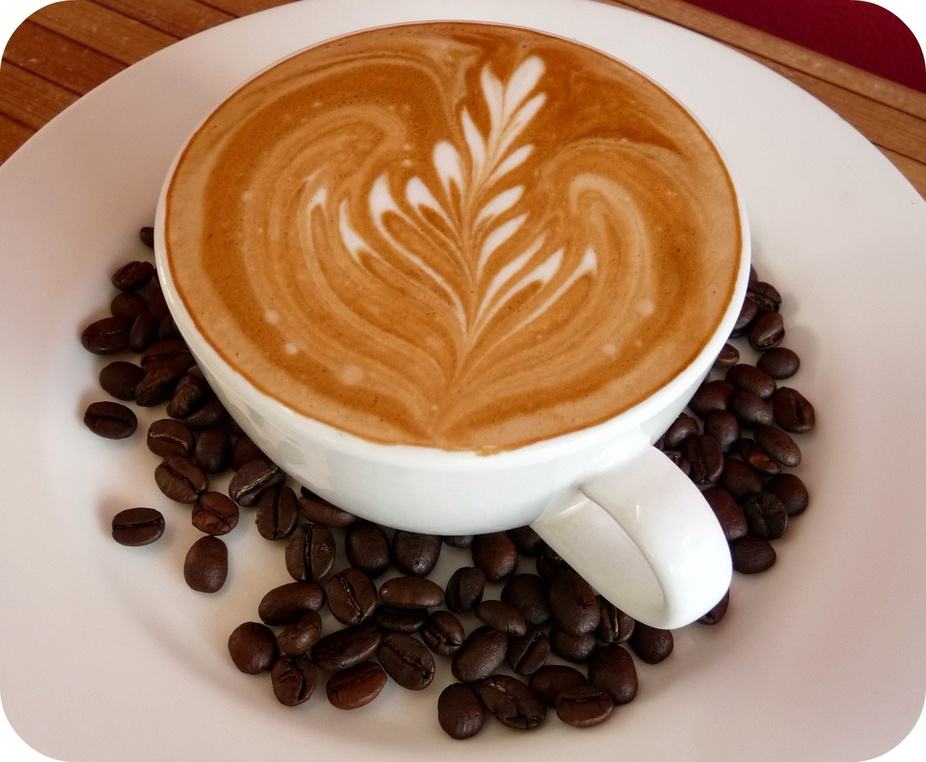
#> input picture trying_notes/visualization/coffee.jpg, 926 x 762 px, shrunk from 1536 x 1265 before the run
$ jupyter execute --allow-errors IntroVisSlides.ipynb   (shell and % lines are left out)   (Python 2 division)
#> lines starting #> are read from the running program, lines starting #| are printed output that depends on the picture
[cell 1]
import matplotlib.pylab as pylab
pylab.rcParams['figure.figsize'] = 16, 12

from matplotlib.font_manager import FontProperties
cfont = FontProperties(fname="/usr/share/fonts/truetype/wqy/wqy-zenhei.ttc", size = 14)

Visualization With Python
==========================

basic concepts
--------------

Chia-Chi Chang
--------------

# What is Visualization ?

# Visualizing What ?

# In this Lecture, we will introduce Visulization of ...

-   ## Data
-   ## Problems
-   ## Models
-   ## Concepts

# Visulization of Data ...

# Table-Style ...

[cell 2]
from pandas.io.data import DataReader
#> (the rest of this cell did not finish here and is left out)

# Line-Style & Candlestick Chart-Style...

[cell 3]
import datetime,time
#> (the rest of this cell did not finish here and is left out)

# What is Candlestick Chart?

## Ref:

- ### [(Youtube Video) Candlestick Chart Sample Code (1m41s)](http://www.youtube.com/watch?v=eDk4JDDTRaM#t=1m41s)
- ### [(Blog) How to Chart Stocks and Forex. Doing your own Financial Charting With Programming](http://sentdex.com/sentiment-analysisbig-data-and-python-tutorials-algorithmic-trading/how-to-chart-stocks-and-forex-doing-your-own-financial-charting/)
- ### [(IPYNB) zipline](http://nbviewer.ipython.org/gist/twiecki/3962843)
- ### [(StackoverFlow) df.plot with ax](http://stackoverflow.com/questions/14888473/python-pandas-dataframe-subplot-in-columns-and-rows)
- ### [(Web) Candlestick Chart](http://www.onlinetradingconcepts.com/TechnicalAnalysis/Candlesticks/CandlestickBasics.html)

# Visulization of Problem ...

# How To remove noise ... ?

[cell 4]
import numpy as np
from PIL import Image
import matplotlib.cm as cm
im = Image.open("coffee.jpg").convert('L')
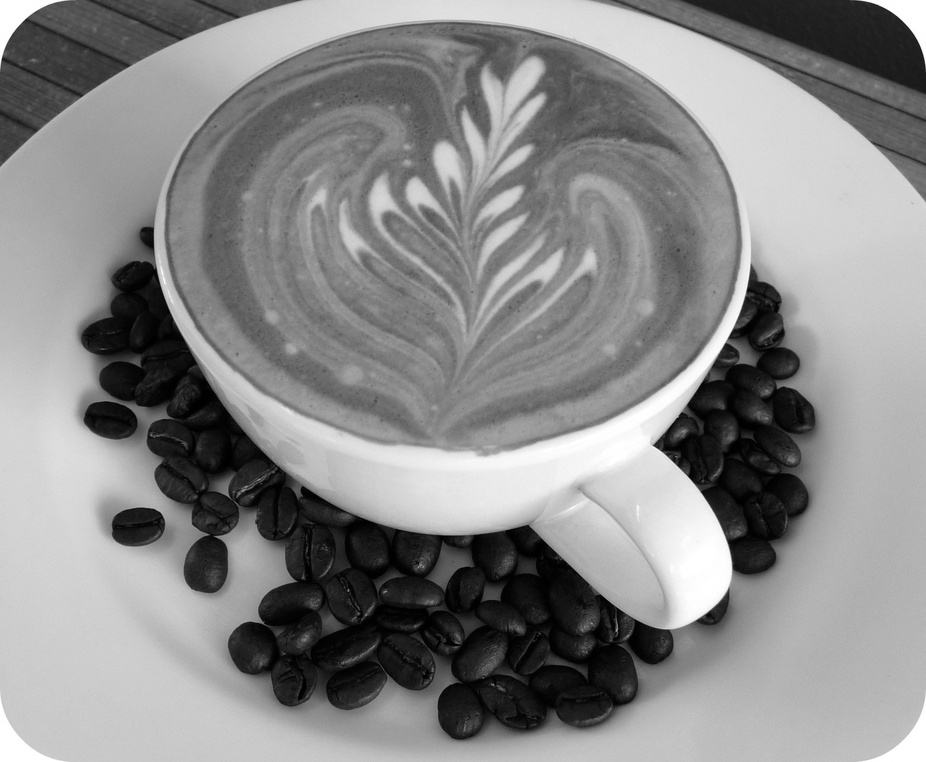
#> im: PIL image 926x762 L; min 0, max 255, mean 137.3
im_array = pylab.array(im)
im_array = im_array[:-1,:]
print im_array.shape
#| (761, 926)
im_array_n = im_array + 200*np.random.randn(*im_array.shape)
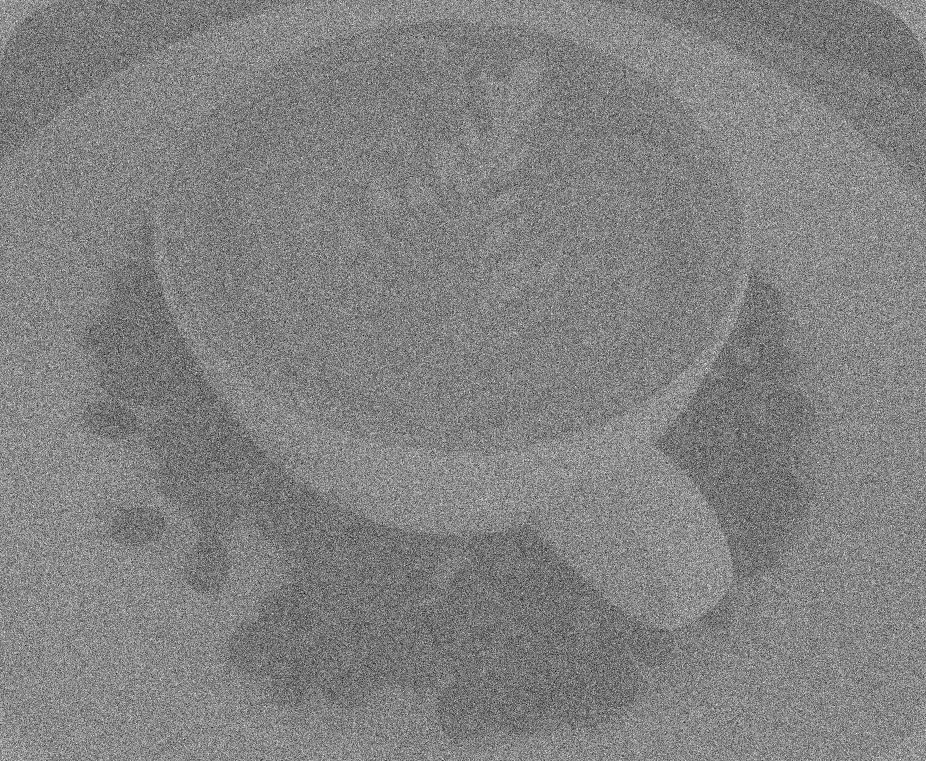
#> im_array_n: shape (761, 926) float64; min -901, max 1131.3, mean 137.7; drawn with min black and max white

pylab.imshow(im_array_n,cmap=cm.gray)

# Change the Point of View ...

# Watching the image (and problems) on the other Point of View ....

## Ref:

- ### [(IPYNB) Gaussian Filter](http://nbviewer.ipython.org/github/c3h3/Computational-Methods-for-Data-Analysis/blob/master/GaussianFilter.ipynb)
- ### [(Coursera Course)](https://class.coursera.org/compmethods-004)

# Model Visulization ...

# Comparison of (Clustering) Models:

-   ## [sklearn - Clustering](http://scikit-learn.org/stable/auto_examples/cluster/plot_cluster_comparison.html#example-cluster-plot-cluster-comparison-py)

# Visualizing PCA:

## Ref:

-  ###[(ebook) Elements of Statistical Learning](http://statweb.stanford.edu/~tibs/ElemStatLearn/)
-  ###[(Stanford Online MOOCs) Statistical Learning](http://online.stanford.edu/course/statistical-learning-winter-2014)

# Comparison of (Manifold Learning) Models:

-  ## [sklearn - Manifold Learning](http://scikit-learn.org/stable/auto_examples/manifold/plot_lle_digits.html)

# Concepts Visulization ...

# Time-Frequency Analysis ...

# Gabor Transform

- ## Fourier Transform: $$ F(\omega) = \int_{-\infty}^{\infty} f(t) e^{i\omega t}dt$$

- ## STFT => Gabor : $$ G_g[f](t,\omega) = \widetilde{f}_g (t,\omega) = \int_{-\infty}^{\infty} f(\tau)g(\tau-t) e^{i\omega \tau}d\tau$$


## Window Fourier Transform is just like ... Music Sheets ...

## It include the frequency information (chord) ) at each time slice (bar) ...

- http://www.youtube.com/watch?v=LL_WI12QH_0
- http://en.wikipedia.org/wiki/Chord_(music)
- http://en.wikipedia.org/wiki/Bar_(music)

# Music ...

[播放](wavs/source5.wav)

# FFT ...

# Gabor ...

# Spectrogram

# How about Wavelet ?

[cell 5]
from IPython.display import YouTubeVideo
YouTubeVideo("4x5EPPgdVBc")

## Reference:

-   ## Coursera Course:

[](https://www.coursera.org/course/compmethods)

-   ## https://github.com/c3h3/Computational-Methods-for-Data-Analysis

# N-Grams in NLP

# Example of Text to Vectors

[cell 6]
import PlaYnlp.tokenizer as tkr
import PlaYnlp.vectorizer as vcr

[cell 7]
print "~~~~~~~~~~~~~~~~~~~~~"
print "/ ".join(vcr.tokenize_gen(vcr.jieba.cut)(u"今天天氣很好"))
#> (this line was passed over: PlaYnlp is not available in this run)
print "~~~~~~~~~~~~~~~~~~~~~"
print "/ ".join(vcr.tokenize_gen(vcr.jieba.cut)(u"<p>今天天氣很好</p>"))
#> (this line was passed over: PlaYnlp is not available in this run)
print "~~~~~~~~~~~~~~~~~~~~~"
print "/ ".join(vcr.tokenize_gen(lambda text:vcr.jieba.cut(vcr.nltk.clean_html(text)))(u"<p>今天天氣很好</p>"))
#> (the call stopped at `print "/ ".join(vcr.tokenize_gen(lambda text:vcr.jieba.cut(vcr.nltk.cl..`: PlaYnlp is not available in this run)
print "~~~~~~~~~~~~~~~~~~~~~"

jieba_without_html_tokenizer = vcr.tokenize_gen(lambda text:vcr.jieba.cut(vcr.nltk.clean_html(text)))
unigram_without_html_tokenizer = vcr.tokenize_gen(lambda text:tkr.ngram(vcr.nltk.clean_html(text),n=1))
bigram_without_html_tokenizer = vcr.tokenize_gen(lambda text:tkr.ngram(vcr.nltk.clean_html(text),n=2))

print "/ ".join(jieba_without_html_tokenizer(u"<p>今天天氣很好</p>"))
#> (the call stopped at `jieba_without_html_tokenizer = vcr.tokenize_gen(lambda text:vcr.jieba...`: PlaYnlp is not available in this run)
print "/ ".join(unigram_without_html_tokenizer(u"<p>今天天氣很好</p>"))
#> (the call stopped at `unigram_without_html_tokenizer = vcr.tokenize_gen(lambda text:tkr.ngra..`: PlaYnlp is not available in this run)
print "/ ".join(bigram_without_html_tokenizer(u"<p>今天天氣很好</p>"))
#> (the call stopped at `bigram_without_html_tokenizer = vcr.tokenize_gen(lambda text:tkr.ngram..`: PlaYnlp is not available in this run)

$ run again, with trying_notes/visualization/COSCUP_R_Pic4.jpg copied over trying_notes/visualization/coffee.jpg
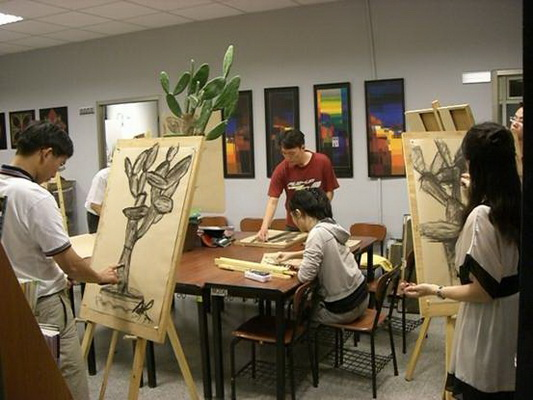
#> input picture trying_notes/visualization/COSCUP_R_Pic4.jpg, 533 x 400 px
#> `im_array = im_array[:-1,:]`:
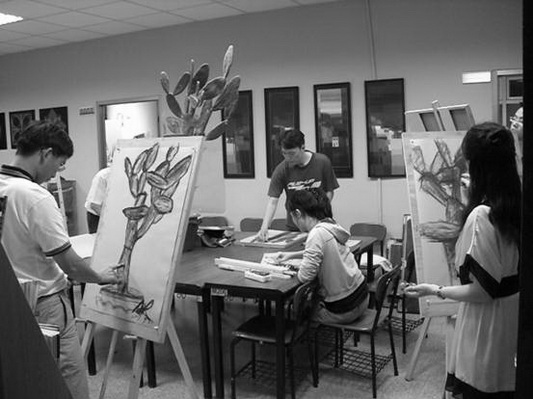
#> im_array: shape (399, 533); min 0, max 255, mean 104.6
#| (399, 533)
#> `im_array_n = im_array + 200*np.random.randn(*im_array.shape)`:
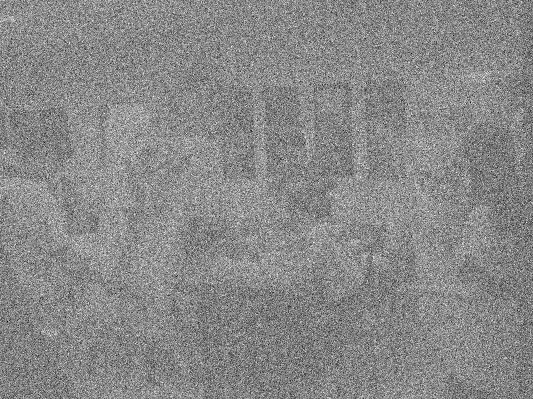
#> im_array_n: shape (399, 533) float64; min -895.9, max 967, mean 105.1; drawn with min black and max white
